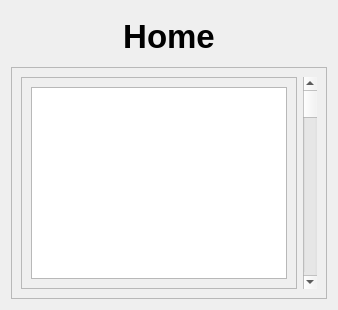
            <widget class="QWidget" name="home">
             <layout class="QVBoxLayout" name="verticalLayout_6">
              <item alignment="Qt::AlignTop">
               <widget class="QLabel" name="home_title">
                <property name="minimumSize">
                 <size>
                  <width>0</width>
                  <height>50</height>
                 </size>
                </property>
                <property name="maximumSize">
                 <size>
                  <width>16777215</width>
                  <height>50</height>
                 </size>
                </property>
                <property name="font">
                 <font>
                  <family>Segoe UI</family>
                  <pointsize>25</pointsize>
                  <weight>75</weight>
                  <bold>true</bold>
                 </font>
                </property>
                <property name="text">
                 <string>Home</string>
                </property>
                <property name="alignment">
                 <set>Qt::AlignCenter</set>
                </property>
               </widget>
              </item>
              <item>
               <widget class="QFrame" name="home_frame">
                <property name="sizePolicy">
                 <sizepolicy hsizetype="Preferred" vsizetype="Expanding">
                  <horstretch>0</horstretch>
                  <verstretch>0</verstretch>
                 </sizepolicy>
                </property>
                <property name="frameShape">
                 <enum>QFrame::StyledPanel</enum>
                </property>
                <property name="frameShadow">
                 <enum>QFrame::Raised</enum>
                </property>
                <layout class="QHBoxLayout" name="horizontalLayout_2">
                 <item>
                  <widget class="QFrame" name="output_frame">
                   <property name="frameShape">
                    <enum>QFrame::StyledPanel</enum>
                   </property>
                   <property name="frameShadow">
                    <enum>QFrame::Raised</enum>
                   </property>
                   <layout class="QVBoxLayout" name="verticalLayout_11">
                    <item>
                     <widget class="QTextEdit" name="output">
                      <property name="font">
                       <font>
                        <family>Segoe UI</family>
                        <pointsize>12</pointsize>
                       </font>
                      </property>
                      <property name="readOnly">
                       <bool>true</bool>
                      </property>
                      <property name="html">
                       <string>&lt;!DOCTYPE HTML PUBLIC &quot;-//W3C//DTD HTML 4.0//EN&quot; &quot;http://www.w3.org/TR/REC-html40/strict.dtd&quot;&gt;
&lt;html&gt;&lt;head&gt;&lt;meta name=&quot;qrichtext&quot; content=&quot;1&quot; /&gt;&lt;style type=&quot;text/css&quot;&gt;
p, li { white-space: pre-wrap; }
&lt;/style&gt;&lt;/head&gt;&lt;body style=&quot; font-family:'Segoe UI'; font-size:12pt; font-weight:400; font-style:normal;&quot;&gt;
&lt;p style=&quot;-qt-paragraph-type:empty; margin-top:0px; margin-bottom:0px; margin-left:0px; margin-right:0px; -qt-block-indent:0; text-indent:0px;&quot;&gt;&lt;br /&gt;&lt;/p&gt;&lt;/body&gt;&lt;/html&gt;</string>
                      </property>
                     </widget>
                    </item>
                   </layout>
                  </widget>
                 </item>
                 <item>
                  <widget class="QScrollBar" name="output_scrollbar">
                   <property name="orientation">
                    <enum>Qt::Vertical</enum>
                   </property>
                  </widget>
                 </item>
                </layout>
               </widget>
              </item>
             </layout>
            </widget>
